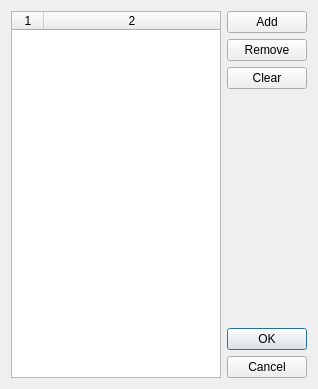
<?xml version="1.0" encoding="UTF-8"?>
<ui version="4.0">
 <class>TableEditDialog</class>
 <widget class="QDialog" name="TableEditDialog">
  <property name="geometry">
   <rect>
    <x>0</x>
    <y>0</y>
    <width>318</width>
    <height>389</height>
   </rect>
  </property>
  <property name="windowTitle">
   <string>Dialog</string>
  </property>
  <layout class="QGridLayout" name="gridLayout">
   <item row="0" column="0">
    <layout class="QHBoxLayout" name="horizontalLayout">
     <item>
      <widget class="QTableWidget" name="twTable">
       <property name="showDropIndicator" stdset="0">
        <bool>false</bool>
       </property>
       <property name="dragDropOverwriteMode">
        <bool>false</bool>
       </property>
       <property name="alternatingRowColors">
        <bool>true</bool>
       </property>
       <property name="selectionMode">
        <enum>QAbstractItemView::MultiSelection</enum>
       </property>
       <property name="sortingEnabled">
        <bool>true</bool>
       </property>
       <property name="columnCount">
        <number>2</number>
       </property>
       <attribute name="horizontalHeaderDefaultSectionSize">
        <number>32</number>
       </attribute>
       <attribute name="horizontalHeaderShowSortIndicator" stdset="0">
        <bool>true</bool>
       </attribute>
       <attribute name="horizontalHeaderStretchLastSection">
        <bool>true</bool>
       </attribute>
       <attribute name="verticalHeaderVisible">
        <bool>false</bool>
       </attribute>
       <attribute name="verticalHeaderDefaultSectionSize">
        <number>32</number>
       </attribute>
       <attribute name="verticalHeaderHighlightSections">
        <bool>false</bool>
       </attribute>
       <attribute name="verticalHeaderShowSortIndicator" stdset="0">
        <bool>false</bool>
       </attribute>
       <attribute name="verticalHeaderStretchLastSection">
        <bool>false</bool>
       </attribute>
       <column/>
       <column/>
      </widget>
     </item>
     <item>
      <layout class="QVBoxLayout" name="verticalLayout">
       <item>
        <widget class="QPushButton" name="pbAdd">
         <property name="text">
          <string>Add</string>
         </property>
        </widget>
       </item>
       <item>
        <widget class="QPushButton" name="pbRemove">
         <property name="text">
          <string>Remove</string>
         </property>
        </widget>
       </item>
       <item>
        <widget class="QPushButton" name="pbClear">
         <property name="text">
          <string>Clear</string>
         </property>
        </widget>
       </item>
       <item>
        <spacer name="verticalSpacer">
         <property name="orientation">
          <enum>Qt::Vertical</enum>
         </property>
         <property name="sizeHint" stdset="0">
          <size>
           <width>20</width>
           <height>40</height>
          </size>
         </property>
        </spacer>
       </item>
       <item>
        <widget class="QDialogButtonBox" name="buttonBox">
         <property name="sizePolicy">
          <sizepolicy hsizetype="Expanding" vsizetype="Maximum">
           <horstretch>0</horstretch>
           <verstretch>0</verstretch>
          </sizepolicy>
         </property>
         <property name="orientation">
          <enum>Qt::Vertical</enum>
         </property>
         <property name="standardButtons">
          <set>QDialogButtonBox::Cancel|QDialogButtonBox::Ok</set>
         </property>
        </widget>
       </item>
      </layout>
     </item>
    </layout>
   </item>
  </layout>
 </widget>
 <resources/>
 <connections>
  <connection>
   <sender>buttonBox</sender>
   <signal>accepted()</signal>
   <receiver>TableEditDialog</receiver>
   <slot>accept()</slot>
   <hints>
    <hint type="sourcelabel">
     <x>248</x>
     <y>254</y>
    </hint>
    <hint type="destinationlabel">
     <x>157</x>
     <y>274</y>
    </hint>
   </hints>
  </connection>
  <connection>
   <sender>buttonBox</sender>
   <signal>rejected()</signal>
   <receiver>TableEditDialog</receiver>
   <slot>reject()</slot>
   <hints>
    <hint type="sourcelabel">
     <x>316</x>
     <y>260</y>
    </hint>
    <hint type="destinationlabel">
     <x>286</x>
     <y>274</y>
    </hint>
   </hints>
  </connection>
 </connections>
</ui>
